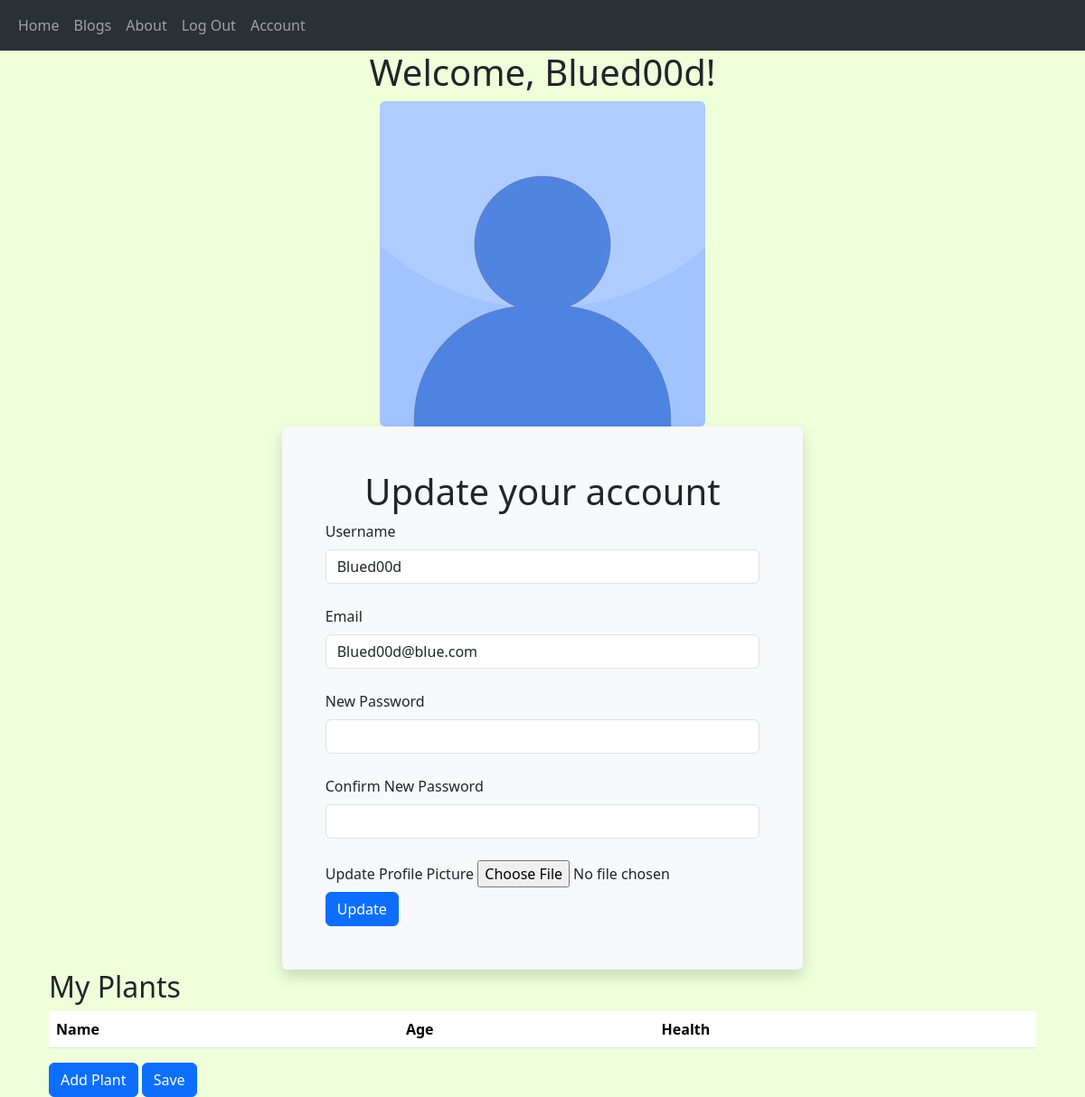
Page /account (signed in) on the committed database.
### BloomBuddy/models.py (models this page shows, shortened)
class User(db.Model, UserMixin):
    __tablename__ = 'users'
    id = db.Column(db.Integer, primary_key=True)
    profile_image = db.Column(db.String(64), nullable=False, default='default_profile.png')
    email = db.Column(db.String(64), unique=True, index=True)
    username = db.Column(db.String(64), unique=True, index=True)
    password_hash = db.Column(db.String(128))
    posts = db.relationship('BlogPost', backref='author', lazy=True)

### BloomBuddy/users/views.py (the view)
@users.route("/account", methods=['GET', 'POST'])
@login_required
def account():
    form = UpdateUserForm()
    plants = Plant.query.filter_by(user_id=current_user.id).all()
    if form.validate_on_submit():
        if form.picture.data:
            username = current_user.username
            pic = add_profile_pic(form.picture.data, username)
            current_user.profile_image = pic
        current_user.username = form.username.data
        current_user.email = form.email.data
        if form.password.data:
            current_user.password_hash = generate_password_hash(form.password.data)
        db.session.commit()
        flash('User Account Updated')
        return redirect(url_for('users.account'))
    elif request.method == 'GET':
        form.username.data = current_user.username
        form.email.data = current_user.email
    profile_image = url_for('static', filename='profile_pics/' + current_user.profile_image)
    return render_template('account.html', profile_image=profile_image, form=form, plants=plants)

### BloomBuddy/users/forms.py (shortened to what this page needs)
class UpdateUserForm(FlaskForm):
    email = StringField('Email', validators=[DataRequired(), Email()])
    username = StringField('Username', validators=[DataRequired()])
    picture = FileField('Update Profile Picture', validators=[FileAllowed(['jpg', 'png'])])
    password = PasswordField('New Password',
                             validators=[Optional(), EqualTo('pass_confirm', message='Passwords must match!')])
    pass_confirm = PasswordField('Confirm New Password', validators=[Optional()])
    submit = SubmitField('Update')

### BloomBuddy/models.py (called while the page is built)
@login_manager.user_loader
def load_user(user_id):
    return User.query.get(user_id)

### BloomBuddy/templates/account.html (shortened to what this page needs)
{%extends "base.html"%}
{%block content%}
<div>
    <div align='center'>
        <h1>Welcome, {{current_user.username}}!</h1>
        <img align='center' class="rounded mx-auto d-block"
             src="{{url_for('static', filename='profile_pics/' + current_user.profile_image)}}">
    </div>
</div>
<div class="container d-flex justify-content-center align-items-center vh-60">
    <div class="bg-light p-5 rounded shadow">
        <h1 class="text-center">Update your account</h1>
        <form method="POST" action="" enctype="multipart/form-data">
            <div class="form-group">
                {{ form.username.label(class="form-label")}}
                {{form.username(class='form-control') }}
            </div>
            <br>
            <div class="form-group">
                {{ form.email.label(class="form-label") }}
                {{form.email(class='form-control') }}
            </div>
            <br>
            <div class="form-group">
                {{ form.password.label(class="form-label")}}
                {{ form.password(class='form-control') }}
            </div>
            <br>
            <div class="form-group">
                {{ form.pass_confirm.label(class="form-label")}}
                {{ form.pass_confirm(class='form-control') }}
            </div>
            <br>
            <div class="form-group">
                {{ form.picture.label(class="form-label")}}
                {{ form.picture(class="form-control-file") }}
            </div>
            <div class="form-group">
                {{ form.submit(class="btn btn-primary") }}
            </div>
        </form>
    </div>
</div>
<div class="container">
    <h2>My Plants</h2>
    <table id="plants-table" class="table">
        <thead>
        <tr>
            <th>Name</th>
            <th>Age</th>
            <th>Health</th>
        </tr>
        </thead>
    </table>
    <button id="add-plant" class="btn btn-primary">Add Plant</button>
    <button id="save-plant" class="btn btn-primary">Save</button>
</div>
{%endblock content%}

### BloomBuddy/static/styles.css (style rules this page uses)
body { background-color: #EEFFDA !important; }

### rows in the picture
User: username "Blued00d", profile_image (placeholder picture), email "Blued00d@blue.com"
